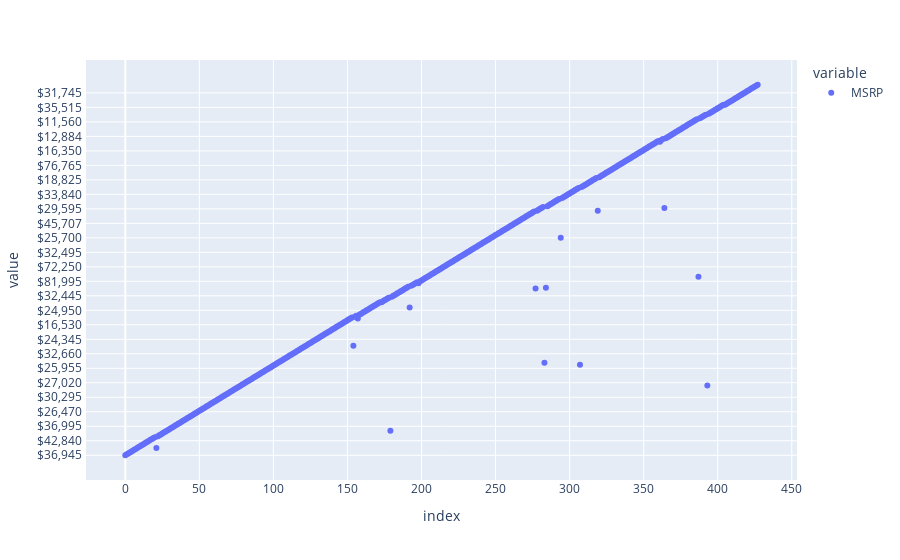

Here is the notebook cell this chart was saved with:
### Markdown cell above
### Removing Outliers from MSRP column

### Code cell
px.scatter(car["MSRP"])

### Figure 1 — Plotly figure (JSON) as saved in the notebook; plotly's stock layout.template omitted (floating-point values rounded to 4 significant figures; data arrays with more than 128 entries replaced by an {"elided": "..."} marker saying what was removed)
{"data": [{"hovertemplate": "variable=MSRP<br>index=%{x}<br>value=%{y}<extra></extra>", "legendgroup": "MSRP", "marker": {"color": "#636efa", "symbol": "circle"}, "mode": "markers", "name": "MSRP", "orientation": "v", "showlegend": true, "type": "scatter", "x": {"elided": "428 int values"}, "xaxis": "x", "y": {"elided": "428 str values"}, "yaxis": "y"}], "layout": {"legend": {"title": {"text": "variable"}, "tracegroupgap": 0}, "margin": {"t": 60}, "xaxis": {"anchor": "y", "domain": [0, 1], "title": {"text": "index"}}, "yaxis": {"anchor": "x", "domain": [0, 1], "title": {"text": "value"}}}}
